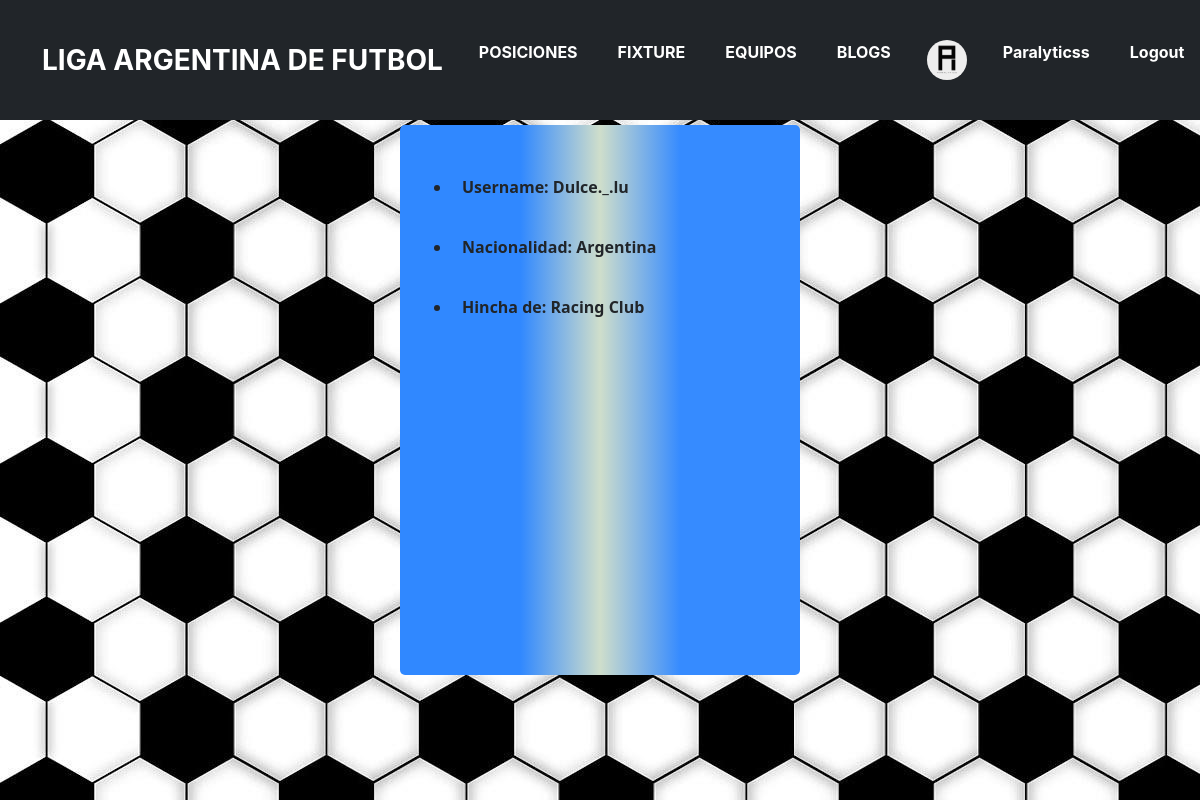
The page /AppFutbolArg/perfil/visitar/3/ (signed in) on the database its author committed.
### AppFutbolArg/models.py (models this page shows, shortened)
class UserProfile(models.Model):
    user = models.OneToOneField(User, on_delete=models.CASCADE)
    nacimiento = models.DateField(blank=True, null=True)
    nacionalidad = models.CharField(max_length=100)
    hincha = models.CharField(max_length=100)
    class Meta:
        verbose_name_plural = "Perfiles"

### AppFutbolArg/views.py (the view)
# urls.py: path('perfil/visitar/<int:autor_id>/', visitar_perfil, name='visitar_perfil'),
@login_required
def visitar_perfil(request, autor_id):
    try:
        autor = User.objects.get(id=autor_id)
        perfil = UserProfile.objects.get(user=autor)
        avatar = getavatar(request)
        return render(request, 'AppFutbolArg/Perfil/visitarPerfil.html', {'avatar': avatar, 'perfil': perfil})
    except User.DoesNotExist:
        return HttpResponse("Error")

### AppFutbolArg/context_processors.py (called while the page is built)
def avatar_context_processor(request):
    avatar = getavatar(request)
    return {'avatar': avatar}

### AppFutbolArg/views.py (called while the page is built)
@login_required
def getavatar(request):
    try:
        avatar = Avatar.objects.filter(user=request.user).first()
        if avatar:
            return avatar.image.url
    except Avatar.DoesNotExist:
        pass
    return None

### AppFutbolArg/templates/AppFutbolArg/Perfil/visitarPerfil.html (shortened to what this page needs)
{% extends "../inicio.html" %}
{% load static %}
{% block contenidoQueCambia %}
<div class="paralogin">
    <div class="formRegistro">
        {% if perfil %}
        <ul>
            <li><p>Username: {{ perfil.user.username }}</p></li>
            <li><p>Nacionalidad: {{ perfil.nacionalidad }}</p></li>
            <li><p>Hincha de: {{ perfil.hincha }}</p></li>
        </ul>
        {% else %}
        <p>Perfil no encontrado.</p>
        {% endif %}
    </div>
</div>
{% endblock %}

### AppFutbolArg/templates/AppFutbolArg/Inicio.html (shortened to what this page needs)
<!DOCTYPE html>
<html lang="en">
<head>
    {% load static %}
    <link href="{% static 'AppFutbolArg/css/fabifriasStyles.css' %}" rel="stylesheet">
    <link href="{% static 'AppFutbolArg/css/styles.css' %}" rel="stylesheet">
    <link href="{% static 'AppFutbolArg/css/heading.css' %}" rel="stylesheet">
    <link href="{% static 'AppFutbolArg/css/bootstrap.min.css' %}" rel="stylesheet">
</head>
    <body>
        <nav class="navbar navbar-expand-lg fixed-top bg-dark" id="mainNav">
            <div class="container"><a class="navbar-brand js-scroll-trigger" href="{% url 'Inicio' %}">LIGA ARGENTINA DE FUTBOL</a>
                <div class="collapse navbar-collapse" id="navbarResponsive">
                    <ul class="navbar-nav ml-auto">
                        <li class="nav-item mx-0 mx-lg-1"><a class="nav-link py-3 px-0 px-lg-3 rounded js-scroll-trigger" href="{% url 'Posiciones' %}">POSICIONES</a></li>
                        <li class="nav-item mx-0 mx-lg-1"><a class="nav-link py-3 px-0 px-lg-3 rounded js-scroll-trigger" href="{% url 'Fixture' %}">FIXTURE</a></li>
                        <li class="nav-item mx-0 mx-lg-1"><a class="nav-link py-3 px-0 px-lg-3 rounded js-scroll-trigger" href="{% url 'Equipos' %}">EQUIPOS</a></li>
                        <li class="nav-item mx-0 mx-lg-1"><a class="nav-link py-3 px-0 px-lg-3 rounded js-scroll-trigger" href="{% url 'Blogs' %}">BLOGS</a></li>
                        {% if user.is_authenticated %}
                        <a class="nav-link py-3 px-0 px-lg-3 rounded js-scroll-trigger" href="{% url 'perfil' %}">
                            <img src="{{avatar}}" width="40px" alt="" class="rounded-circle">
                        </a>
                        <li class="nav-item mx-0 mx-lg-1"><a class="nav-link py-3 px-0 px-lg-3 rounded js-scroll-trigger" href="{% url 'perfil' %}">{{user.username}}</a></li>
                        <li class="nav-item mx-0 mx-lg-1"><a class="nav-link py-3 px-0 px-lg-3 rounded js-scroll-trigger" href="{% url 'logout' %}">Logout</a></li>
                        {% else %}
                        <li class="nav-item mx-0 mx-lg-1"><a class="nav-link py-3 px-0 px-lg-3 rounded js-scroll-trigger" href="{% url 'login' %}">Iniciar Sesion</a></li>
                        <li class="nav-item mx-0 mx-lg-1"><a class="nav-link py-3 px-0 px-lg-3 rounded js-scroll-trigger" href="{% url 'registro' %}">Registro</a></li>
                        {% endif %}
                    </ul>
                </div>
            </div>
        </nav>
        <div>
        {% block contenidoQueCambia %}{% endblock %}
    </body>
</html>

### AppFutbolArg/static/AppFutbolArg/css/fabifriasStyles.css (style rules this page uses)
.paralogin { background-image: url("../assets/img/futbol-background.jpg"); position: absolute !important; height: 100% !important; width: 100% !important; display: flex; justify-content: center; align-items: center; height: 100vh; }
.formRegistro { font-weight: bold; background: rgb(48,136,255); background: linear-gradient(90deg, rgba(48,136,255,1) 30%, rgba(207,222,203,1) 50%, rgba(54,139,255,1) 70%); padding: 40px 20px 20px 20px; border-radius: 5px; width: 400px; height: 550px; }
.blogsLeer h2, h3, p { padding: 10px; border-radius: 10px; justify-content: center; align-items: center; }

### rows shown on the page
UserProfile: user.username "Dulce._.lu", nacionalidad "Argentina", hincha "Racing Club"

### other values the page prints
{{ user.username }} "Paralyticss"
